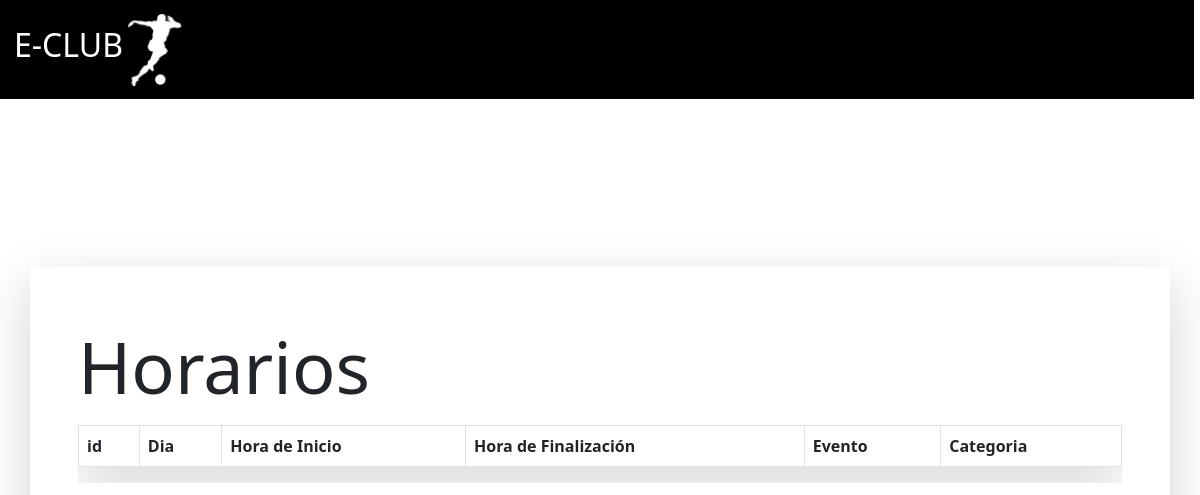
Before: /horarios/view/horariosjugadores.php with the older database file.
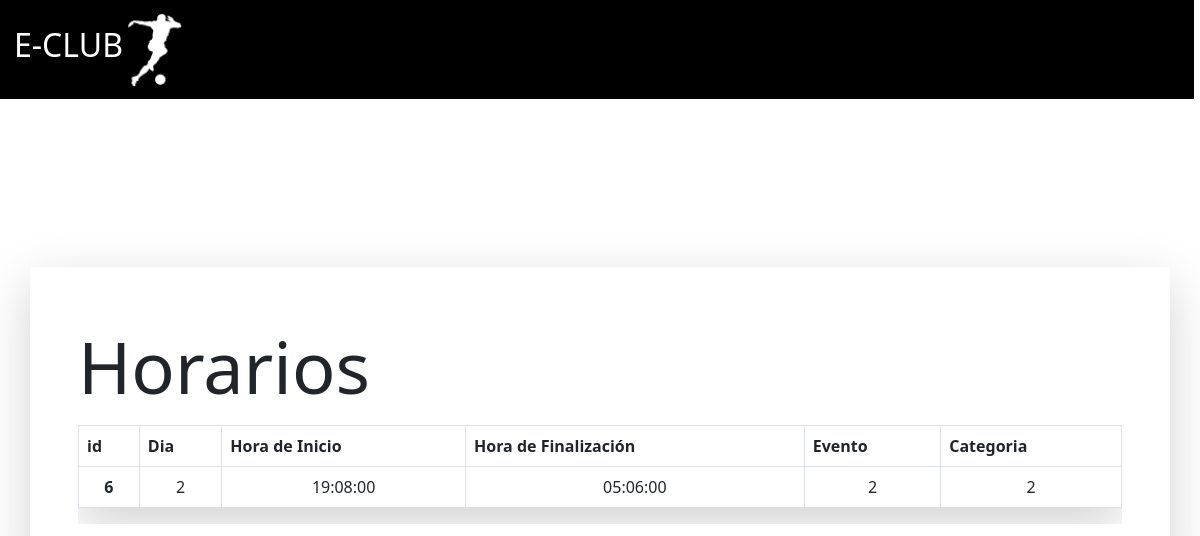
After: the same page with the newer database file.
### tables this page shows
CREATE TABLE `horario` (
  `id_hor` int(11) NOT NULL,
  `dia` int(50) DEFAULT NULL,
  `hora_in` time DEFAULT NULL,
  `hora_fin` time DEFAULT NULL,
  `evento` int(50) DEFAULT NULL,
  `categoria` int(50) DEFAULT NULL
);

### horarios/model/hor_select_all.php (called while the page is built)
<?php
$query = $con->query("SELECT * from horario");
$solucion = $query;
?>

### horarios/view/horariosjugadores.php (the view, shortened to what this page needs)
<?php
  include('../controller/hor_subir.php');
  include('../model/hor_select_all.php');
?>
<!DOCTYPE html>
<html lang="en">
<head>
  <link rel="stylesheet" href="https://cdnjs.cloudflare.com/ajax/libs/animate.css/4.1.1/animate.min.css"/>
  <link rel="stylesheet" href="https://cdn.jsdelivr.net/npm/bootstrap-icons@1.9.1/font/bootstrap-icons.css">
  <link rel="stylesheet" href="https://cdn.jsdelivr.net/npm/bootstrap@5.3.0-alpha1/dist/css/bootstrap.min.css" >
  <link rel="stylesheet" href="horario_editar.css">
</head>
<body>
<br>
<header>
        <a href="#" class="logo">
            <h2 class="logonombre">E-CLUB</h2>
            <img src="../../IMG/foto.png" alt="logo de la compañia" class="logo-img">
        </a>
    </header>
<br>
<br>
<br>
<br>
<br>
  <div class="container my-5 p-5 shadow-lg ">
    <nav class="navbar navbar-light d-flex">
      <h1 class="display-2 text-center">Horarios</h1>
    </nav>
<div class="table-responsive">
<table class="table table-bordered border-1 bg-white shadow-lg ">
    <thead>
      <tr class="bnaranja" >
        <th scope="col">id</th>
        <th scope="col" class="" >Dia</th>
        <th scope="col" class="" >Hora de Inicio</th>
        <th scope="col" class="" >Hora de Finalización</th>
        <th scope="col" class="" >Evento</th>
        <th scope="col" class="" >Categoria</th>
      </tr>
    </thead>
    <tbody>
    <?php foreach($solucion as $horario){ ?>
      <tr class="text-center">
        <th><?php echo $horario['id_hor']; ?></th>
        <td><?php echo $horario['dia']; ?></td>
        <td><?php echo $horario['hora_in']; ?></td>
        <td><?php echo $horario['hora_fin']; ?></td>
        <td><?php echo $horario['evento']; ?></td>
        <td><?php echo $horario['categoria']; ?></td>
      </tr>
  <?php }?>
    </tbody>
  </table>
  </div>
      </div>
</body>
  </html>

### horarios/view/horario_editar.css (style rules this page uses)
header { display: flex; justify-content: space-between; height: 100px; width: 100%; background-color: black; color: rgb(255, 255, 255); align-items: center; padding: 10px; margin-top: -25px; margin-left: -6px; }
.logo { display: flex; align-items: center; }
.logo-img { height: 75px; margin-left: 2px; }
.logonombre { margin-left: 10px; }
a { text-decoration: none; color: white; }

Changed rows visible on the page:
added horario: id_hor "6", dia "2", hora_in "19:08:00", hora_fin "05:06:00", evento "2", categoria "2"
